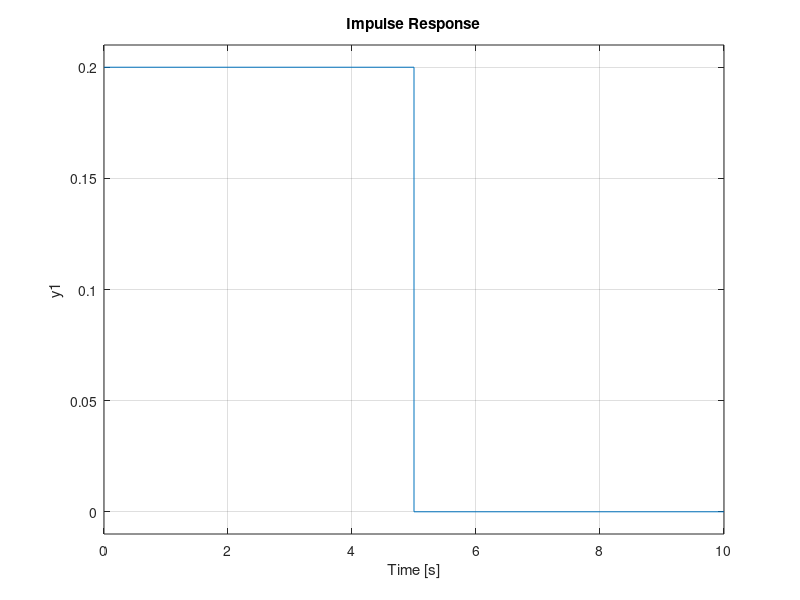

Recreate this plot in MATLAB. (Note: this script raises an error after producing the figure.)
a1=input('Veuillez inserer les coefficients du numerateur de la fct A(z) sous forme de vecteur ligne');%numerateur de A(z)
a2=input('Veuillez inserer les coefficients du denominateur de la fct A(z) sous forme de vecteur ligne');%Deno de A(z)
Te=input('Veuillez inserer la periode d''echantillonage en seconde');% Te
%Frequentiel de A(z)
freqz(a1,a2);
Az = tf(a1,a2,Te);
[values, times] = step(Az) ;
n=size(values);
e=abs(values(n(1))-1);%erreur de A
h=0; % h est un indicateur pour savir si le temps de monte existe ou non
t=0;
for i=1:n(1)
    if values(i)>=1
        h=1;
        t=i;
        break
    end
end
step(Az);% reponse indicielle de A
disp(['Erreur de position = ',num2str(e)]);
if h==1
    tm=(t-1)*Te;
    disp(['Temps de monte = ',num2str(tm)]);
else
    disp('Temps de monte n''existe pas');
end
impulse(Az);%reponse impulsionelle de A
b1=input('Veuillez inserer les coefficients du numerateur de la fct B(z) sous forme de vecteur ligne');
b2=input('Veuillez inserer les coefficients du denominateur de la fct B(z) sous forme de vecteur ligne');
c1=input('Veuillez inserer les coefficients du numerateur de la fct C(z) sous forme de vecteur ligne');
c2=input('Veuillez inserer les coefficients du denominateur de la fct C(z) sous forme de vecteur ligne');
% Calcul de H(z)
[g1,g2]=convdeuxpol(a1,a2,c1,c2);
h1=conv(g1,b2);
de1=conv(g1,b1);
de2=conv(g2,b2);
v=size(de1);
w=size(de2);
if v(2)<w(2)
    r=w(2)-v(2);
    de11=[zeros(1,r) de1];
elseif v(2)>w(2);
    r=v(2)-w(2);
    de22=[zeros(1,r) de2];
end
if v(2)==w(2)
    h2=de1+de2;
else
    h2=de11+de22;
end
%Etude de H(z)
freqz(h1,h2);
Hz = tf(h1,h2,Te);
[values1, times1] = step(Hz) ;
n1=size(values1);
e1=abs(values1(n1(1))-1);%erreur de H
h11=0; % h11 est un indicateur pour savir si le temps de monte existe ou non
t1=0;
for i=1:n1(1)
    if values1(i)>=1
        h11=1;
        t1=i;
        break
    end
end
step(Hz);% reponse indicielle de H
disp(['Erreur de position = ',num2str(e1)]);
if h11==1
    tm1=(t1-1)*Te;
    disp(['Temps de monte = ',num2str(tm1)]);
else
    disp('Temps de monte n''existe pas');
end
impulse(Hz);%reponse impulsionelle de H